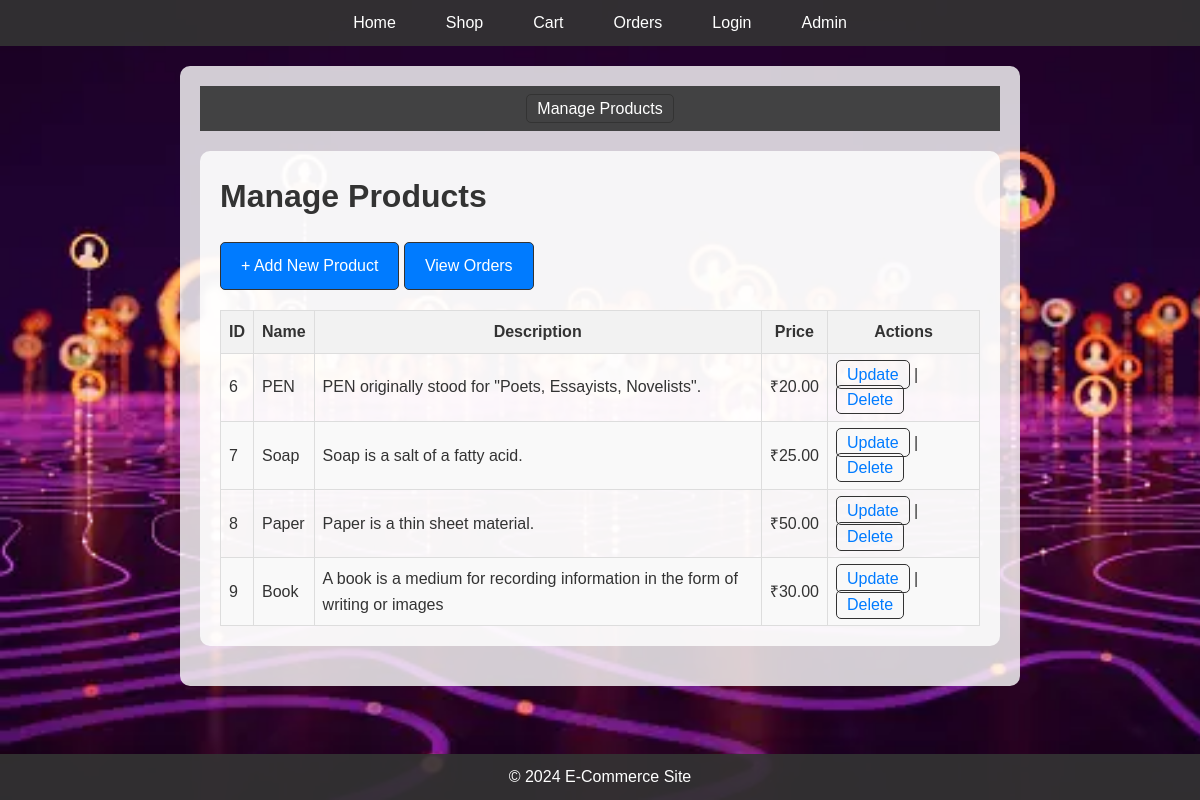
Page /admin.php (signed in) on the committed database.
### tables this page shows
CREATE TABLE `products` (
  `id` int(11) NOT NULL,
  `name` varchar(255) NOT NULL,
  `description` text DEFAULT NULL,
  `price` decimal(10,2) NOT NULL,
  `image` varchar(255) DEFAULT NULL
);

### admin.php (the view, shortened to what this page needs)
<?php
include 'header.php';
include 'db.php';
$result = $conn->query("SELECT * FROM products");
?>
<!DOCTYPE html>
<html lang="en">
<head>
</head>
<body>
    <header>
        <nav>
            <ul>
                <li><a href="admin.php">Manage Products</a></li>
            </ul>
        </nav>
    </header>
    <main>
        <h1>Manage Products</h1>
        <a href="add.php" class="add-button">+ Add New Product</a>
        <a href="admin_orders.php" class="orders-button">View Orders</a>
        <table>
            <thead>
                <tr>
                    <th>ID</th>
                    <th>Name</th>
                    <th>Description</th>
                    <th>Price</th>
                    <th>Actions</th>
                </tr>
            </thead>
            <tbody>
                <?php
                if ($result->num_rows > 0) {
                    while ($row = $result->fetch_assoc()) {
                        echo "<tr>";
                        echo "<td>" . htmlspecialchars($row['id']) . "</td>";
                        echo "<td>" . htmlspecialchars($row['name']) . "</td>";
                        echo "<td>" . htmlspecialchars($row['description']) . "</td>";
                        echo "<td>₹" . htmlspecialchars($row['price']) . "</td>";
                        echo "<td>";
                        echo "<a href='update.php?id=" . htmlspecialchars($row['id']) . "' class='action-link'>Update</a> | ";
                        echo "<a href='delete.php?delete_id=" . htmlspecialchars($row['id']) . "' class='action-link'>Delete</a>";
                        echo "</td>";
                        echo "</tr>";
                    }
                } else {
                    echo "<tr><td colspan='5'>No products found.</td></tr>";
                }
                ?>
            </tbody>
        </table>
    </main>
</body>
</html>
<?php
include 'footer.php';
?>

### styles.css (style rules this page uses)
body, h1, h2, h3, p, ul { margin: 0; padding: 0; font-family: Arial, sans-serif; }
body { line-height: 1.6; background-image: url('images.jpg'); background-size: cover; background-repeat: no-repeat; background-attachment: fixed; color: #333; }
header { background: rgba(51, 51, 51, 0.9); color: #fff; padding: 10px 0; }
header nav ul { list-style: none; display: flex; justify-content: center; align-items: center; }
header nav ul li { margin: 0 15px; }
header nav ul li a { color: #fff; text-decoration: none; padding: 5px 10px; transition: background 0.3s; }
main { padding: 20px; max-width: 800px; margin: 20px auto; background-color: rgba(255, 255, 255, 0.8); border-radius: 10px; }
main h1, main h2 { margin-bottom: 20px; }
main a { color: #333; text-decoration: none; padding: 5px 10px; border: 1px solid #333; border-radius: 5px; transition: background 0.3s, color 0.3s; }

### admin.php (style rules this page uses)
body, h1, h2, h3, p, ul { margin: 0; padding: 0; font-family: Arial, sans-serif; }
body { line-height: 1.6; background-image: url('images.jpg'); background-size: cover; background-repeat: no-repeat; background-attachment: fixed; color: #333; }
table { width: 100%; border-collapse: collapse; }
th, td { border: 1px solid #ddd; padding: 8px; }
th { background-color: #f2f2f2; }
tr:nth-child(even) { background-color: #f9f9f9; }
.action-link { color: #007BFF; text-decoration: none; }
.add-button, .orders-button { display: inline-block; margin-bottom: 20px; padding: 10px 20px; font-size: 16px; background-color: #007BFF; color: #fff; text-decoration: none; border-radius: 5px; transition: background 0.3s; }
main { padding: 20px; max-width: 800px; margin: 20px auto; background-color: rgba(255, 255, 255, 0.8); border-radius: 10px; }

### rows in the picture
products: id "6", name "PEN", description "PEN originally stood for \"Poets, Essayists, Novelists\".", price "20.00"
products: id "7", name "Soap", description "Soap is a salt of a fatty acid.", price "25.00"
products: id "8", name "Paper", description "Paper is a thin sheet material.", price "50.00"
products: id "9", name "Book", description "A book is a medium for recording information in the form of writing or images", price "30.00"
